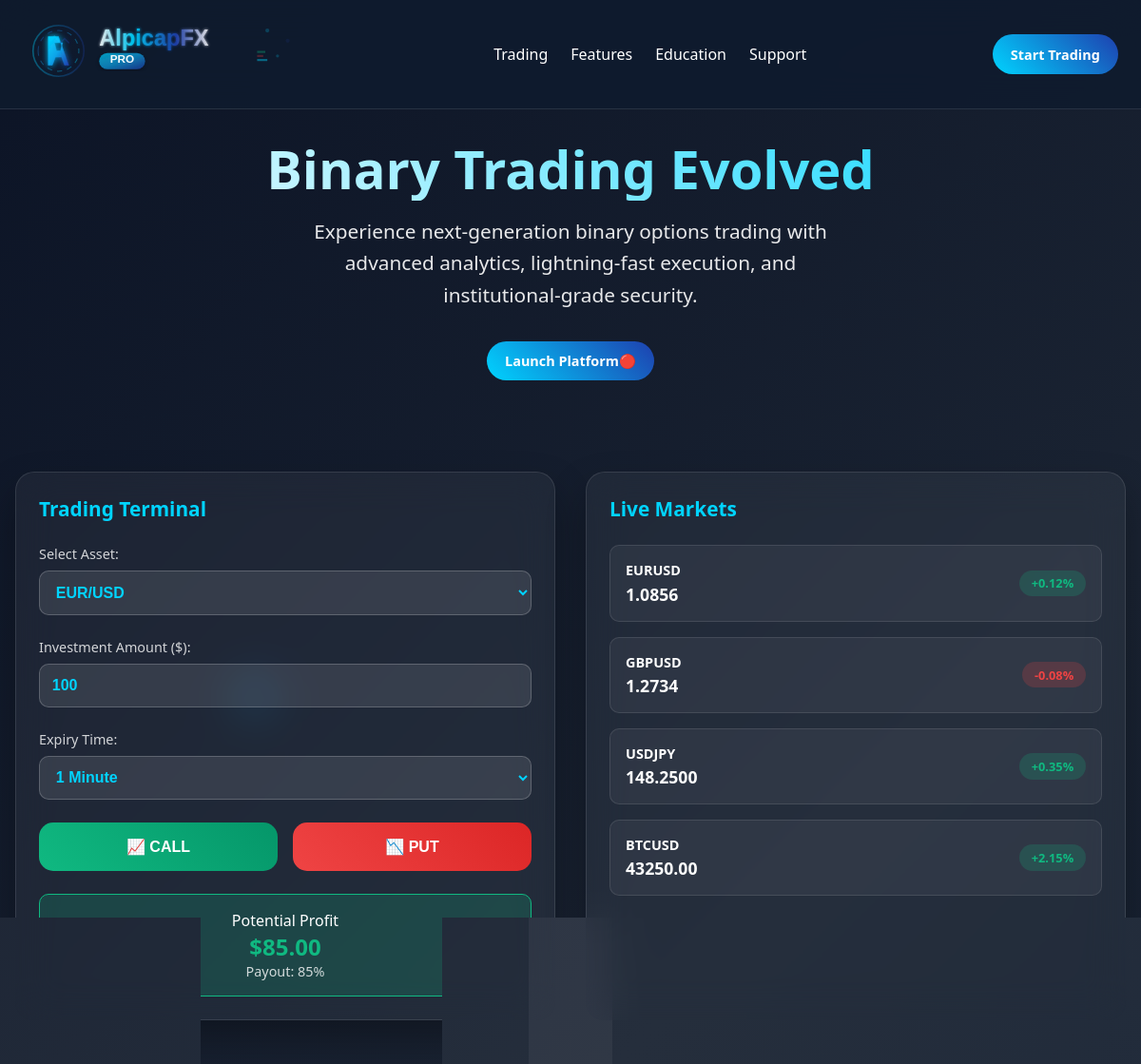
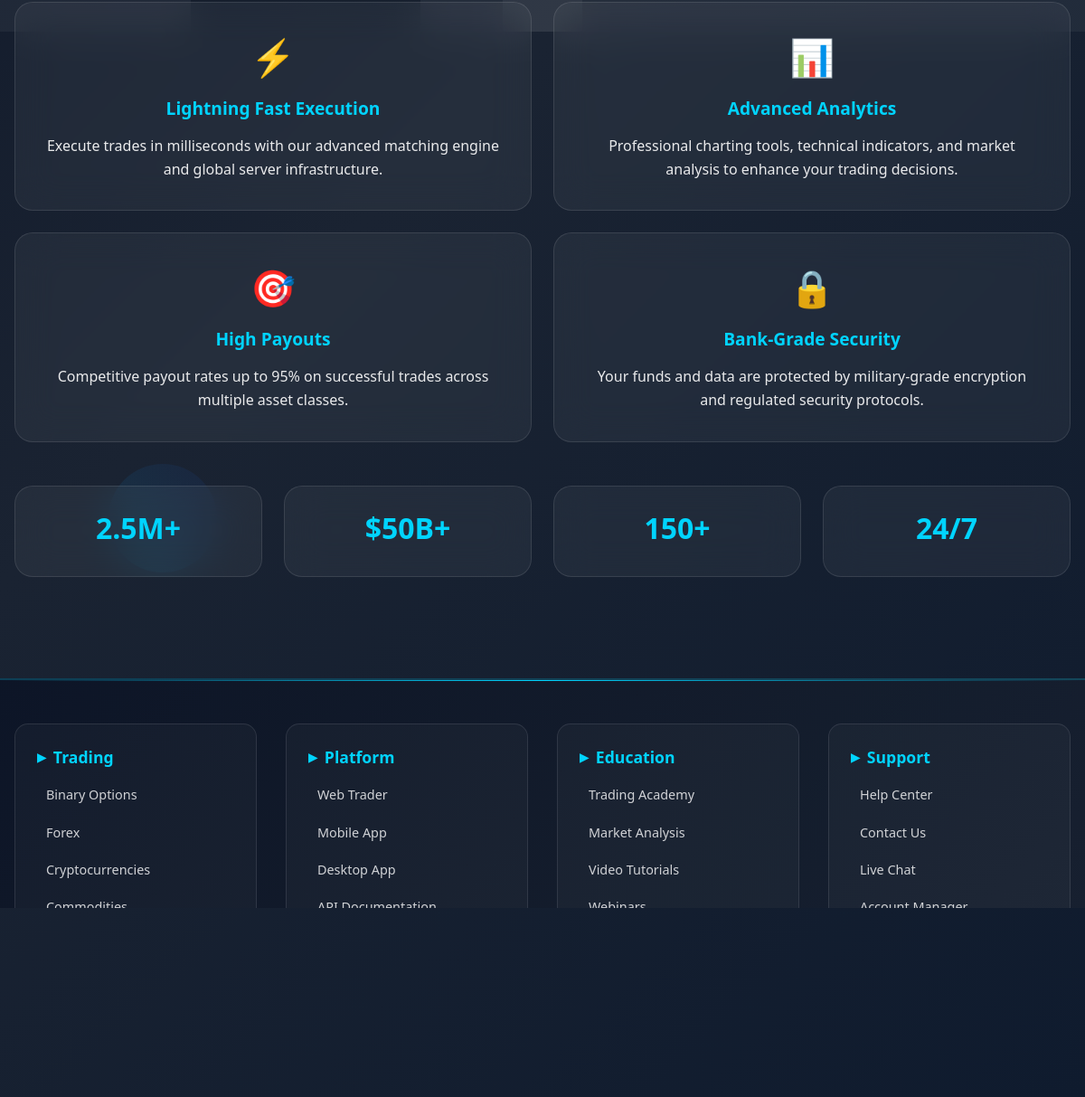
The page / on the database its author committed (2 pictures, top to bottom).
### binary/models.py (models this page shows, shortened)
class CompanyProfile(models.Model):
    name = models.CharField(max_length=50)
    email = models.EmailField()
    phone = models.CharField(max_length=50)
    address = models.CharField( max_length=50)
    logo = models.TextField()
    favicon = models.TextField()
    copyright = models.CharField(max_length=90)
    class Meta:
        db_table = 'CompanyProfile'
        managed = True
        verbose_name = 'CompanyProfile'
        verbose_name_plural = 'CompanyProfile'

class Feature(models.Model):
    img = models.CharField(max_length=90)
    title = models.CharField(max_length=50)
    text = models.TextField()
    class Meta:
        db_table = 'Featured'
        managed = True
        verbose_name = 'Featured'
        verbose_name_plural = 'Featured'

class Stat(models.Model):
    num = models.CharField(max_length=50)
    text = models.TextField()
    class Meta:
        db_table = 'Stat'
        managed = True
        verbose_name = 'Stat'
        verbose_name_plural = 'Stats'

### binary/views.py (the view)
# urls.py: path('',views.homepage,name='homepage'),
def homepage(request):
    context = {
    }
    return render(request, 'index.html', context)

### binary/context_processor.py (called while the page is built)
def general(request):
    t_site = CompanyProfile.objects.get(pk=1)
    featured = Feature.objects.all()
    stat = Stat.objects.all()
    context = {
    't_site': t_site,
    'featured': featured,
    'stat': stat,
    }
    return context

### binary/templates/index.html (shortened to what this page needs)
{% extends 'base.html' %}
{% load static %}
{% block header %} {% include 'header.html' %} {% endblock header %}
{% block content %}
    <main class="main-content">
        <section class="hero">
            <h1>Binary Trading Evolved</h1>
            <p>Experience next-generation binary options trading with advanced analytics, lightning-fast execution, and institutional-grade security.</p>
            <a href="{% url 'dashboard' %}" class="cta-button">Launch Platform🔴</a>
        </section>
        <section class="trading-platform" id="trading">
            <div class="trading-panel">
                <h2 class="section-title">Trading Terminal</h2>
                <div class="asset-selector">
                    <label>Select Asset:</label>
                    <select id="assetSelect">
                        <option value="EURUSD">EUR/USD</option>
                    </select>
                </div>
                <div class="investment-amount">
                    <label>Investment Amount ($):</label>
                    <input type="number" id="investAmount" value="100" min="10" max="10000">
                </div>
                <div class="asset-selector">
                    <label>Expiry Time:</label>
                    <select id="expiryTime">
                        <option value="1">1 Minute</option>
                    </select>
                </div>
                <div class="trade-buttons">
                    <button class="trade-btn call-btn" onclick="placeTrade('CALL')">
                        📈 CALL
                    </button>
                    <button class="trade-btn put-btn" onclick="placeTrade('PUT')">
                        📉 PUT
                    </button>
                </div>
                <div class="profit-display">
                    <div>Potential Profit</div>
                    <div id="profitAmount" style="font-size: 1.5rem; font-weight: bold; color: #10b981;">$85.00</div>
                    <div style="font-size: 0.9rem; opacity: 0.8;">Payout: 85%</div>
                </div>
            </div>
            <div class="market-data">
                <h2 class="section-title">Live Markets</h2>
                <div class="market-pairs" id="marketPairs">
                </div>
            </div>
        </section>
        <section class="features" id="features">
            {% if featured %}
                {% for ft in featured %}
                <div class="feature-card">
                    <div class="feature-icon">{{ft.img}}</div>
                    <h3>{{ft.title|title}}</h3>
                    <p>{{ft.text}}</p>
                </div>
                {% endfor %}
            {% endif %}
        </section>
        <section class="stats">
            {% if stat %}
                {% for st in stat %}
                <div class="stat-item">
                    <div class="stat-number">{{st.num}}</div>
                </div>
                {% endfor %}
            {% endif %}
        </section>
    </main>
{% endblock content %}
{% block footer %} {% include 'footer.html' %} {% endblock footer %}

### binary/templates/base.html (shortened to what this page needs)
<!DOCTYPE html>
{% load static %}
<html lang="en">
<head>
    <link rel="stylesheet" href="{% static '' %}css/index.css">
    <link rel="stylesheet" href="{% static '' %}css/h&f.css">
</head>
<body>
    {% block header %} {% endblock header %}
     {% block content %} {% endblock content %}
    {% block footer %} {% endblock footer %}
</body>
</html>

### binary/templates/header.html (shortened to what this page needs)
<div class="floating-element"></div>
<div class="floating-element"></div>
<header class="header">
    <nav class="nav">
        <div class="logo">
            {{t_site.logo|safe}}
        </div>
        <ul class="nav-links">
            <li><a href="#trading">Trading</a></li>
            <li><a href="#features">Features</a></li>
            <li><a href="{% url 'education' %}">Education</a></li>
            <li><a href="{% url 'support' %}">Support</a></li>
        </ul>
        <a href="{% url 'register' %}" class="cta-button">Start Trading</a>
    </nav>
</header>

### binary/templates/footer.html
<footer class="footer">
    <div class="footer-content">
        <div class="footer-section">
            <h4>Trading</h4>
            <a href="{% url 'dashboard' %}">Binary Options</a>
            <a href="{% url 'dashboard' %}">Forex</a>
            <a href="{% url 'dashboard' %}">Cryptocurrencies</a>
            <a href="{% url 'dashboard' %}">Commodities</a>
            <a href="{% url 'dashboard' %}">Indices</a>
        </div>
        <div class="footer-section">
            <h4>Platform</h4>
            <a href="{% url 'homepage' %}">Web Trader</a>
            <a href="{% url 'homepage' %}">Mobile App</a>
            <a href="{% url 'homepage' %}">Desktop App</a>
            <a href="{% url 'homepage' %}">API Documentation</a>
        </div>
        <div class="footer-section">
            <h4>Education</h4>
            <a href="{% url 'education' %}">Trading Academy</a>
            <a href="{% url 'education' %}">Market Analysis</a>
            <a href="{% url 'education' %}">Video Tutorials</a>
            <a href="{% url 'education' %}">Webinars</a>
        </div>
        <div class="footer-section">
            <h4>Support</h4>
            <a href="{% url 'support' %}">Help Center</a>
            <a href="{% url 'support' %}">Contact Us</a>
            <a href="{% url 'support' %}">Live Chat</a>
            <a href="{% url 'dashboard' %}">Account Manager</a>
        </div>
    </div>
    <div class="footer-bottom">
        <p>{{t_site.copyright}}</p>
    </div>
</footer>

### binary/static/css/index.css (style rules this page uses)
* { margin: 0; padding: 0; box-sizing: border-box; }
body { font-family: 'Segoe UI', Tahoma, Geneva, Verdana, sans-serif; background: linear-gradient(135deg, #0c1426 0%, #1a2332 50%, #0f1b2e 100%); color: #ffffff; overflow-x: hidden; min-height: 100vh; }
.main-content { margin-top: 80px; padding: 1rem; max-width: 1400px; margin-left: auto; margin-right: auto; }
.hero { text-align: center; padding: 3rem 0; position: relative; animation: fadeInUp 0.8s ease-out; }
.hero h1 { font-size: 2.5rem; margin-bottom: 1rem; background: linear-gradient(45deg, #ffffff, #00d4ff); -webkit-background-clip: text; -webkit-text-fill-color: transparent; background-clip: text; line-height: 1.2; }
.hero p { font-size: 1.1rem; margin-bottom: 2rem; opacity: 0.9; max-width: 600px; margin-left: auto; margin-right: auto; line-height: 1.6; }
.trading-platform { display: grid; grid-template-columns: 1fr; gap: 2rem; margin: 3rem 0; }
.trading-panel, .market-data { background: rgba(255, 255, 255, 0.05); backdrop-filter: blur(20px); border: 1px solid rgba(255, 255, 255, 0.1); border-radius: 20px; padding: 1.5rem; box-shadow: 0 20px 40px rgba(0, 0, 0, 0.3); animation: slideIn 0.6s ease-out; }
.section-title { font-size: 1.3rem; margin-bottom: 1.5rem; color: #00d4ff; }
.asset-selector, .investment-amount { margin-bottom: 1.5rem; }
.asset-selector label, .investment-amount label { display: block; margin-bottom: 0.5rem; font-size: 0.9rem; opacity: 0.8; }
.asset-selector select, .investment-amount input { width: 100%; padding: 0.8rem; background: rgba(255, 255, 255, 0.1); border: 1px solid rgba(255, 255, 255, 0.2); border-radius: 10px; color: #00d4ff; font-size: 1rem; transition: border-color 0.3s ease; font-weight: 900; }
.trade-buttons { display: grid; grid-template-columns: 1fr 1fr; gap: 1rem; margin-bottom: 1.5rem; }
.trade-btn { padding: 1rem; border: none; border-radius: 15px; font-size: 1rem; font-weight: bold; cursor: pointer; transition: all 0.3s ease; }
.call-btn { background: linear-gradient(45deg, #10b981, #059669); color: white; }
.put-btn { background: linear-gradient(45deg, #ef4444, #dc2626); color: white; }
.profit-display { background: rgba(16, 185, 129, 0.2); border: 1px solid #10b981; border-radius: 10px; padding: 1rem; text-align: center; }
.market-pairs { display: grid; gap: 1rem; }
.features { display: grid; grid-template-columns: 1fr; gap: 1.5rem; margin: 3rem 0; }
.feature-card { background: rgba(255, 255, 255, 0.05); backdrop-filter: blur(20px); border: 1px solid rgba(255, 255, 255, 0.1); border-radius: 20px; padding: 2rem; text-align: center; transition: transform 0.3s ease; animation: fadeInUp 0.6s ease-out; }
.feature-icon { font-size: 2.5rem; margin-bottom: 1rem; }
.feature-card h3 { color: #00d4ff; margin-bottom: 1rem; font-size: 1.2rem; }
.feature-card p { line-height: 1.6; opacity: 0.9; }
.stats { display: grid; grid-template-columns: repeat(2, 1fr); gap: 1.5rem; margin: 3rem 0; text-align: center; }
.stat-item { background: rgba(255, 255, 255, 0.05); backdrop-filter: blur(20px); border: 1px solid rgba(255, 255, 255, 0.1); border-radius: 20px; padding: 1.5rem; transition: transform 0.3s ease; }
.stat-number { font-size: 2rem; font-weight: bold; color: #00d4ff; margin-bottom: 0.5rem; }

### rows shown on the page
CompanyProfile: logo "AlpicapFX PRO"
Feature: img "⚡", title "Lightning Fast Execution", text "Execute trades in milliseconds with our advanced matching engine and global server infrastructure."
Feature: img "📊", title "Advanced Analytics", text "Professional charting tools, technical indicators, and market analysis to enhance your trading decisions."
Feature: img "🎯", title "High Payouts", text "Competitive payout rates up to 95% on successful trades across multiple asset classes."
Feature: img "🔒", title "Bank-Grade Security", text "Your funds and data are protected by military-grade encryption and regulated security protocols."
Stat: num "2.5M+"
Stat: num "$50B+"
Stat: num "150+"
Stat: num "24/7"
